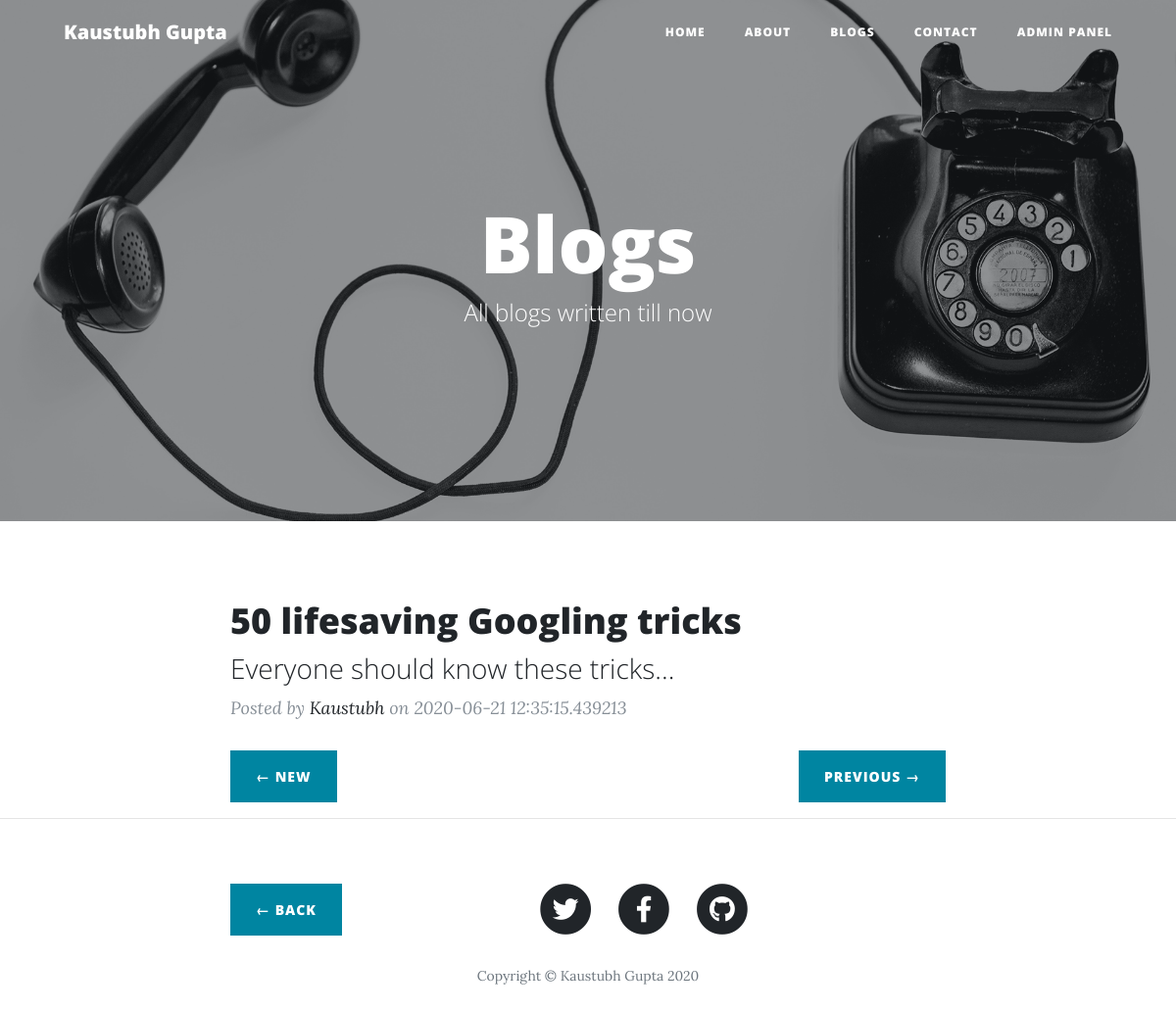
/blogs?page=3, run on the app's committed database.
### mainWeb.py (models this page shows)
class Posts(db.Model):
    serial_no = db.Column(db.Integer, primary_key=True)
    title = db.Column(db.String(50), nullable=False)
    tagline = db.Column(db.String(50), nullable=False)
    slug = db.Column(db.String(50), nullable=False)
    content = db.Column(db.String(9999), nullable=False)
    date = db.Column(db.String(12), nullable=True)
    img_file = db.Column(db.String(30), nullable=True)

### mainWeb.py (the view)
@app.route('/blogs')
def blogs():
    posts = Posts.query.filter_by().all()[::-1]
    last = math.ceil(len(posts)/int(parameter['no_of_post']))
    page = request.args.get('page')
    if (not str(page).isnumeric()):
        page = 1
    page = int(page)
    posts = posts[(page-1)*int(parameter['no_of_post']):(page-1)*int(parameter['no_of_post'])+int(parameter['no_of_post'] )]
    if page == 1:
        prev = "/blogs"
        next = "/blogs?page=" + str(page+1)
    elif page == last:
        prev = "/blogs?page=" + str(page - 1)
        next = "/blogs"
    else:
        prev = "/blogs?page=" + str(page - 1)
        next = "/blogs?page=" + str(page + 1)
    return render_template('blogs.html', par=parameter, posts=posts, next=next, prev=prev)

### templates/blogs.html
{% extends "layout.html" %}
{% block body %}
<header class="masthead" style="background-image: url('{{url_for('static', filename='img/contact-bg.jpg')}}')">
    <div class="overlay"></div>
    <div class="container">
      <div class="row">
        <div class="col-lg-8 col-md-10 mx-auto">
          <div class="page-heading">
            <h1>Blogs</h1>
            <span class="subheading">All blogs written till now</span>
          </div>
        </div>
      </div>
    </div>
  </header>
  <div class="container">
    <div class="row">
      <div class="col-lg-8 col-md-10 mx-auto">
  {% for post in posts %}
        <div class="post-preview">
          <a href="/post/{{post.slug}}">
            <h2 class="post-title">
              {{post.title}}
            </h2>
            <h3 class="post-subtitle">
              {{post.tagline}}...
            </h3>
          </a><p class="post-meta">Posted by
            <a href="/about">Kaustubh</a>
            on {{post.date}}</p>
        </div>
        {% endfor %}
<div class="clearfix">
          <a class="btn btn-primary float-left" href="{{prev}}">&larr; New </a>
          <a class="btn btn-primary float-right" href="{{next}}">Previous &rarr;</a>
        </div>
      </div>
    </div>
  </div>
 {% endblock %}

### data on the page
Posts: title "50 lifesaving Googling tricks", tagline "Everyone should know these tricks", date "2020-06-21 12:35:15.439213"
